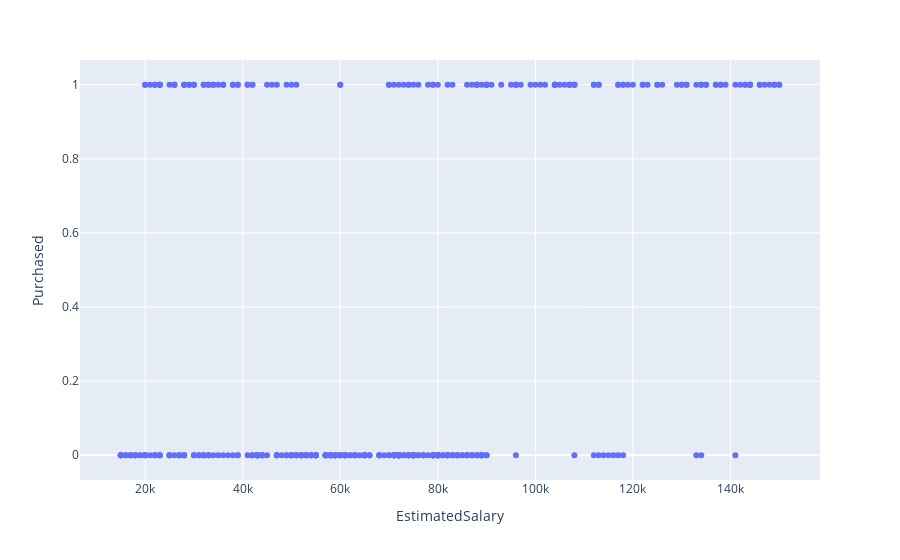

Here is the notebook cell this chart was saved with:
### Markdown cell above
# Plot

### Code cell
scatter = px.scatter(data, x='EstimatedSalary', y='Purchased')
scatter.show()

### Figure 1 — Plotly figure (JSON) as saved in the notebook; plotly's stock layout.template omitted (floating-point values rounded to 4 significant figures; data arrays with more than 128 entries replaced by an {"elided": "..."} marker saying what was removed)
{"data": [{"hovertemplate": "EstimatedSalary=%{x}<br>Purchased=%{y}<extra></extra>", "legendgroup": "", "marker": {"color": "#636efa", "symbol": "circle"}, "mode": "markers", "name": "", "orientation": "v", "showlegend": false, "type": "scatter", "x": {"elided": "400 int values"}, "xaxis": "x", "y": {"elided": "400 int values"}, "yaxis": "y"}], "layout": {"legend": {"tracegroupgap": 0}, "margin": {"t": 60}, "xaxis": {"anchor": "y", "domain": [0, 1], "title": {"text": "EstimatedSalary"}}, "yaxis": {"anchor": "x", "domain": [0, 1], "title": {"text": "Purchased"}}}}
